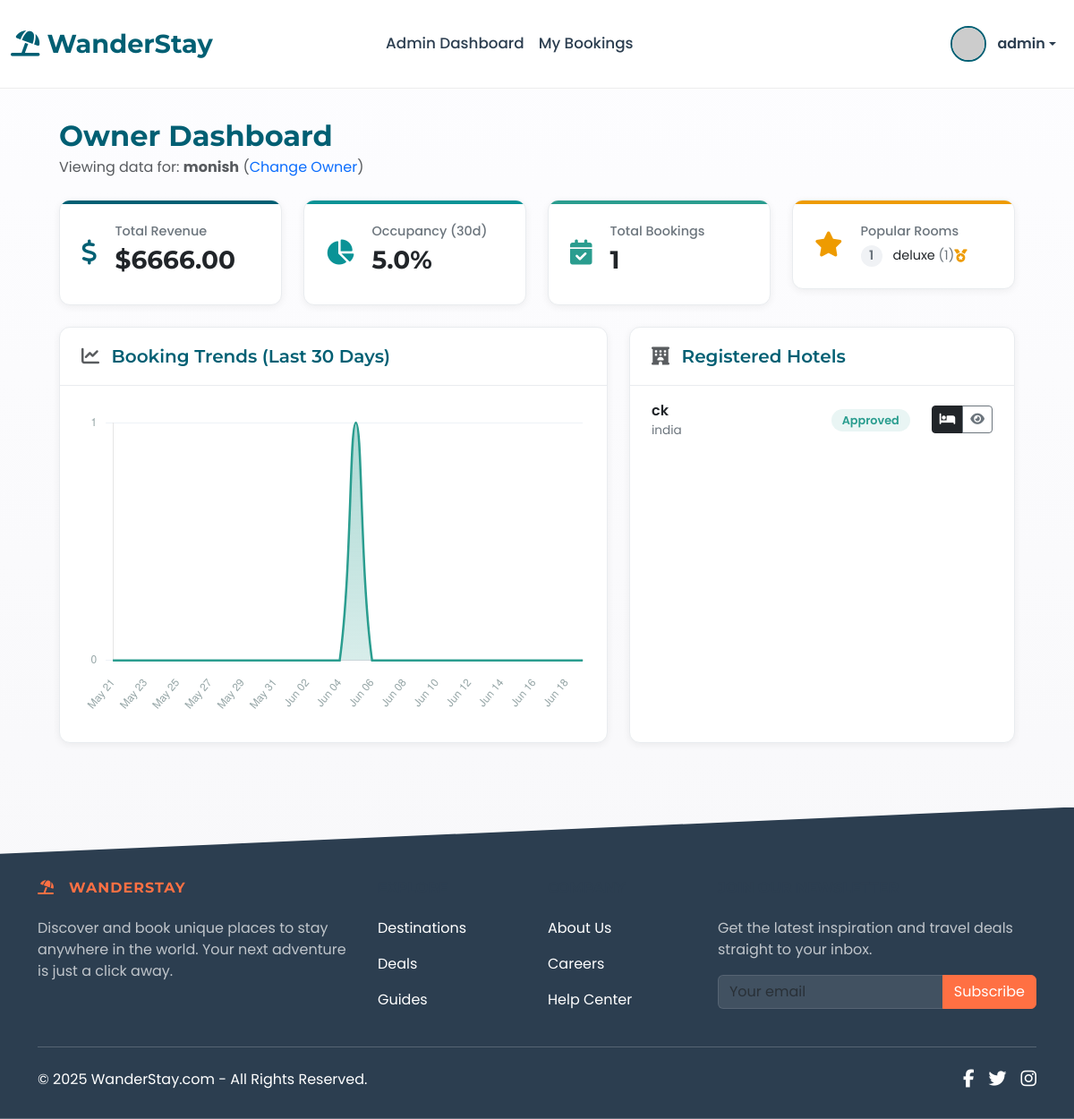
Page /admin/owner_dashboard/2 (signed in) on the earlier database version.
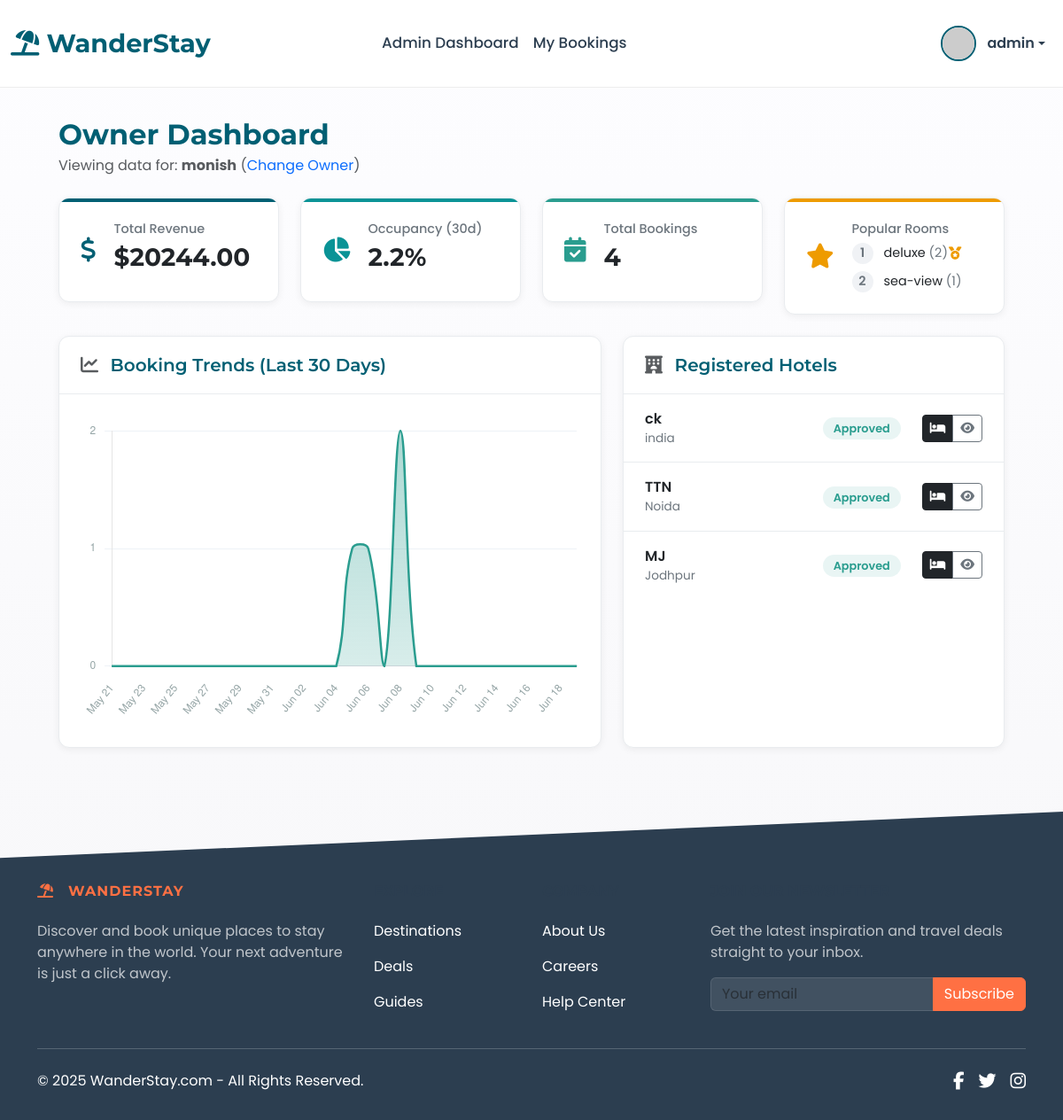
Same page on the later database version.
### app.py (models this page shows, shortened)
class RoomType(db.Model):
    id = db.Column(db.Integer, primary_key=True)
    hotel_id = db.Column(db.Integer, db.ForeignKey('hotel.id', ondelete='CASCADE'), nullable=False)
    name = db.Column(db.String(100), nullable=False)
    description = db.Column(db.Text, nullable=True)
    price_per_night = db.Column(db.Float, nullable=False)
    number_of_rooms = db.Column(db.Integer, nullable=False, default=1)
    amenities = db.Column(db.String(300), nullable=True)
    main_image_url = db.Column(db.String(255), nullable=True, default='https://via.placeholder.com/800x500.png?text=Room+Image')
    gallery_images = db.relationship('RoomImage', backref='room_type_ref', lazy='dynamic', cascade="all, delete-orphan")
    bookings = db.relationship('Booking', backref='room_type', lazy='dynamic', cascade="all, delete-orphan")
    availabilities = db.relationship('Availability', backref='room_type_ref', lazy='dynamic', cascade="all, delete-orphan")

class Hotel(db.Model):
    id = db.Column(db.Integer, primary_key=True)
    name = db.Column(db.String(100), nullable=False)
    location = db.Column(db.String(200), nullable=False)
    description = db.Column(db.Text, nullable=True)
    price_per_night = db.Column(db.Float, nullable=True)
    image_url = db.Column(db.String(255), nullable=True, default='https://via.placeholder.com/800x500.png?text=Main+Hotel+Image')
    owner_id = db.Column(db.Integer, db.ForeignKey('user.id', ondelete='CASCADE'), nullable=False)
    owner = db.relationship('User', back_populates='hotels')
    is_approved = db.Column(db.Boolean, default=False, nullable=False)
    star_rating = db.Column(db.Integer, nullable=True)
    amenities = db.relationship('Amenity', secondary=hotel_amenities, lazy='subquery', backref=db.backref('hotels', lazy=True))
    latitude = db.Column(db.Float, nullable=True)
    longitude = db.Column(db.Float, nullable=True)
    gallery_images = db.relationship('HotelImage', backref='hotel_ref', lazy='dynamic', cascade="all, delete-orphan")
    bookings = db.relationship('Booking', backref='hotel', lazy=True, foreign_keys='Booking.hotel_id', cascade="all, delete-orphan")
    wishlisted_by_users = db.relationship('Wishlist', backref='hotel', lazy='dynamic', cascade='all, delete-orphan')
    room_types = db.relationship('RoomType', backref='hotel', lazy='dynamic', cascade="all, delete-orphan")
    bookings = db.relationship('Booking', backref='hotel', lazy=True)

### app.py (the view)
@app.route('/admin/owner_dashboard/<int:owner_id>')
@role_required('admin')
def admin_view_owner_dashboard(owner_id):
    owner = User.query.get_or_404(owner_id)
    if owner.role != 'owner':
        flash(f"User '{owner.username}' is not an owner.", "warning")
        return redirect(url_for('admin_list_owner_dashboards'))
    hotels, analytics = get_dashboard_data_for_owner(owner.id)
    return render_template('admin_owner_dashboard.html', hotels=hotels, analytics=analytics, owner=owner)

### app.py (called while the page is built)
@login_manager.user_loader
def load_user(user_id):
    user = User.query.get(int(user_id))
    if user and user.is_active:
        return user
    return None

def role_required(role_name):
    def decorator(f):
        @wraps(f)
        @login_required
        def decorated_function(*args, **kwargs):
            roles = role_name if isinstance(role_name, list) else [role_name]
            if current_user.role not in roles:
                flash(f"Access Denied: You need one of the following roles: {', '.join(roles)}.", "danger")
                return redirect(url_for('index'))
            return f(*args, **kwargs)
        return decorated_function
    return decorator

@app.context_processor
def utility_processor():
    def is_hotel_in_wishlist(hotel_id):
        if current_user.is_authenticated:
            return Wishlist.query.filter_by(user_id=current_user.id, hotel_id=hotel_id).first() is not None
        return False
    return dict(is_hotel_in_wishlist=is_hotel_in_wishlist)

### templates/admin_owner_dashboard.html (shortened to what the changed rows need)
{% extends "base.html" %}
{% block content %}
<div class="container-fluid mt-4 mb-5 px-4">
    <div class="d-flex justify-content-between align-items-center mb-4 page-header">
        <div>
            <h1 class="h2 mb-1">Owner Dashboard</h1>
        </div>
    </div>
    <div class="row g-4 mb-4">
        <div class="col-xl-3 col-md-6"><div class="kpi-card kpi-primary"><div class="card-border"></div><div class="card-content"><i class="fas fa-dollar-sign card-icon"></i><div><p class="card-title">Total Revenue</p><h4 class="card-value">${{ "%.2f"|format(analytics.total_revenue) }}</h4></div></div></div></div>
        <div class="col-xl-3 col-md-6"><div class="kpi-card kpi-info"><div class="card-border"></div><div class="card-content"><i class="fas fa-chart-pie card-icon"></i><div><p class="card-title">Occupancy (30d)</p><h4 class="card-value">{{ "%.1f"|format(analytics.occupancy_rate) }}%</h4></div></div></div></div>
        <div class="col-xl-3 col-md-6"><div class="kpi-card kpi-success"><div class="card-border"></div><div class="card-content"><i class="fas fa-calendar-check card-icon"></i><div><p class="card-title">Total Bookings</p><h4 class="card-value">{{ analytics.total_bookings }}</h4></div></div></div></div>
        <div class="col-xl-3 col-md-6"><div class="kpi-card kpi-warning"><div class="card-border"></div><div class="card-content"><i class="fas fa-star card-icon"></i><div><p class="card-title">Popular Rooms</p>
            {% if analytics.popular_room_types %}
            <ol class="ranked-list">
                {% for room, count in analytics.popular_room_types[:2] %}
                <li class="ranked-list-item {% if loop.first %}is-first{% endif %}">
                    <span class="room-name">{{ room }}</span>
                    <span class="room-count">({{count}})</span>
                    {% if loop.first %}<i class="fas fa-medal"></i>{% endif %}
                </li>
                {% endfor %}
            </ol>
            {% else %}<p class="small text-muted mb-0">No bookings yet.</p>{% endif %}
        </div></div></div></div>
    </div>
    <div class="row g-4">
        <div class="col-lg-7">
            <div class="content-card">
                <div class="content-card-body">
                    <canvas id="bookingChart" style="min-height: 350px;"></canvas>
                </div>
            </div>
        </div>
        <div class="col-lg-5">
            <div class="content-card">
                <div class="content-card-body p-0">
                    {% if hotels %}
                    <ul class="hotel-list">
                        {% for hotel in hotels %}
                        <li class="hotel-list-item">
                            <div>
                                <div class="hotel-name">{{ hotel.name }}</div>
                                <div class="hotel-location">{{ hotel.location }}</div>
                            </div>
                            <div>
                                {% if hotel.is_approved %}
                                    <span class="status-badge status-approved">Approved</span>
                                {% else %}
                                    <span class="status-badge status-pending">Pending</span>
                                {% endif %}
                            </div>
                            <div class="btn-group">
                                <a href="{{ url_for('manage_rooms', hotel_id=hotel.id) }}" class="btn btn-sm btn-dark" title="Manage Rooms"><i class="fas fa-bed"></i></a>
                                <a href="{{ url_for('hotel_detail', hotel_id=hotel.id) }}" class="btn btn-sm btn-outline-secondary" title="View Hotel Page"><i class="fas fa-eye"></i></a>
                            </div>
                        </li>
                        {% endfor %}
                    </ul>
                    {% else %}
                    <div class="d-flex align-items-center justify-content-center h-100 p-5">
                        <p class="text-muted text-center">This owner has not registered any hotels yet.</p>
                    </div>
                    {% endif %}
                </div>
            </div>
        </div>
    </div>
</div>
{% endblock %}

Differences in the rows shown:
computed for RoomType "deluxe": count "1" → "2"
added RoomType: name "sea-view", hotel "1"
added Hotel: name "TTN", location "Noida", is_approved "Approved"
added Hotel: name "MJ", location "Jodhpur", is_approved "Approved"
Other differences:
{{ "%.2f"|format(analytics.total_revenue) }}: "6666.00" → "20244.00"
{{ "%.1f"|format(analytics.occupancy_rate) }}: "5.0" → "2.2"
{{ analytics.total_bookings }}: "1" → "4"
chart data {{ analytics.chart_data|tojson|safe }}: [0, 0, 0, 0, 0, 0, 0, 0, 0, 0, 0, 0, 0, 0, 0, 1, 0, 0, 0, 0, 0, 0, 0, 0, 0, 0, 0, 0, 0, 0] → [0, 0, 0, 0, 0, 0, 0, 0, 0, 0, 0, 0, 0, 0, 0, 1, 1, 0, 2, 0, 0, 0, 0, 0, 0, 0, 0, 0, 0, 0]
